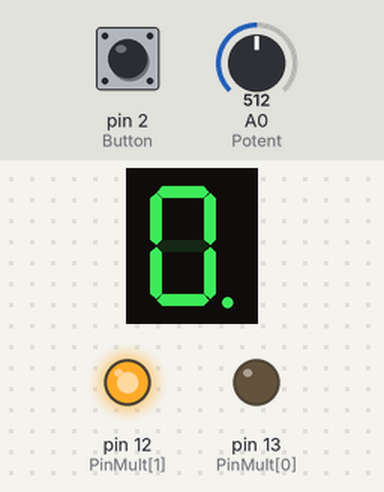
The sketch below on a simulated Arduino Uno, built with avr-gcc and run on an emulated ATmega328P. Shown: 1-digit seven-segment display, output pins drawn as LEDs (lit = HIGH). Wiring (inferred from the names in the program): 1-digit 7-segment display, segments lit when HIGH: segments pin 3, pin 4, pin 5, pin 6, pin 7, pin 8, pin 9, pin 10. Dashed ring = blinking. The test bench sets the inputs (shaded band); at power-on: pin 2 (Button) HIGH, A0 (Potent) = 512. The segment pins are drawn as the display they are named for; pins used as bus, display or sensor lines are not drawn.

Above: at 1.1 s.
1.7 s: pin 2 (Button) pulled LOW for 0.3 s
3.6 s: A0 (Potent) set to 0
At 4.69 s:
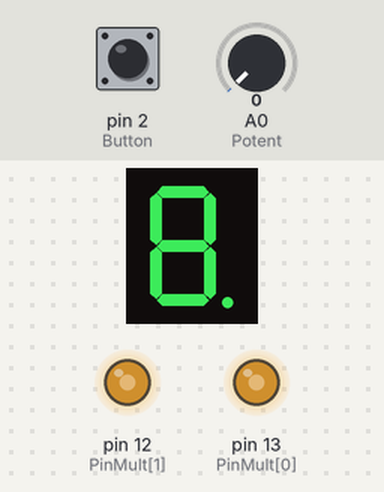
6.0 s: A0 (Potent) set to 69
At 6.8 s:
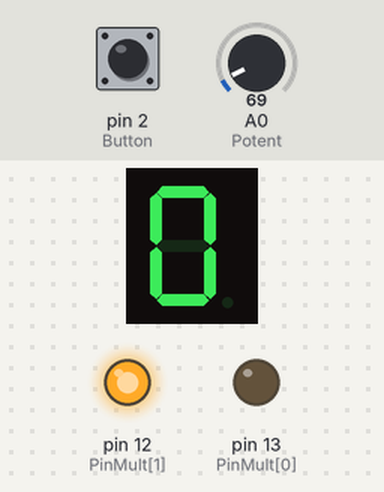
7.7 s: A0 (Potent) set to 0
11.8 s: A0 (Potent) set to 716
At 13.8 s:
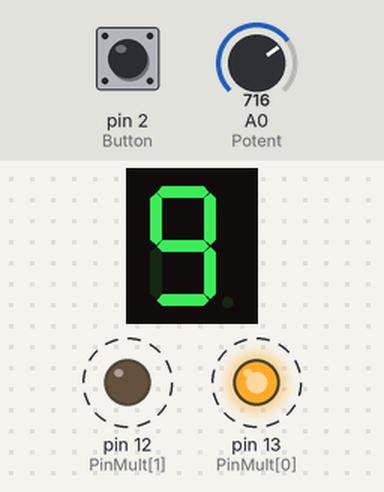
15.9 s: A0 (Potent) set to 0
At 16.91 s:
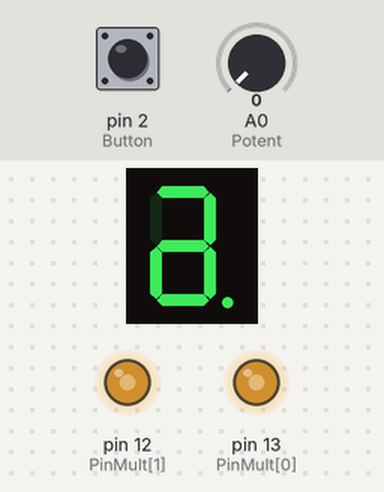
Timing chart, 0 to 18.9 s (numbered marks = the images above; inputs shaded):
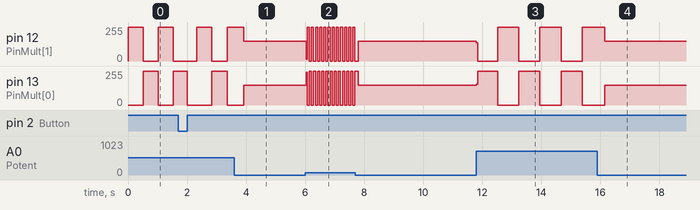

The sketch:

ContadorRev03.ino
```cpp
// -- Variaveis Globais --

const short int Potent = A0; // pino com o poteciometro.
const short int Button = 2; // pino com ligado ao botão que gerara interrupção

const short int Segment[8] = {3,4,5,6,7,8,9,10}; // Array com os pinos correspondente do display de segmentos.
const short int PinMult[2] = {13,12}; // pinos ligados no catodo comum dos displays.

unsigned short int PreMill[3] = {0,0,0}; // Array que será utlizado para controle do delay.
unsigned short int CurrMill = 0; // Variavel que será utitilizado para controle do delay.

short int Count = 0; // Variavel que será utilizado como contador.

bool Pause = true; // Pausa a contagem.

// -- Prototipos --

void Prio(); // função que sera executada na interrupção. Acendera cada segmento no tempo de 250 milessegundos.
void Increment(); // Função responsavel por incrementar o contador e tratar quando voltar o valor para zero.
void EnabSeg(short int Num); // sera responsavel por habilitar ou desabilitar os segmentos de acordo com numero informado.
void EnabDev(short int St); // Esta função Habilitara ou Desabilitara ambos os displays com base no parametro St.
void EnabDev(short int Pin, short int St); // função sera responsavel em ligar ou desligar o display com base no paramentro Num (Define qual display).
void ClearAll();   // Desabilita os segmentos que estiverem habilitados.
// -- --

void setup() {

  for ( short int i = 0; i <= 1; i++ ) { // Sera utilizado para definir os pinos que ligam o display
    pinMode(PinMult[i],OUTPUT); // Define os pinos do array como OUTPUT.
    digitalWrite(PinMult[i],!LOW); // Inializa com os dipslays desligados.
  }

  for ( short int i = 0; i <= 7; i++ ) // será utilizado para definir os pinos como saida para o display de segmento.
    pinMode(Segment[i], OUTPUT);  //inicializando os pinos como saida.

  pinMode(Button,INPUT_PULLUP); // Habilitando Pino 2 como entrada com resistor PULLUP para botão.
  pinMode(Potent,INPUT); // Habilitando o pino A0 como entrada para poteciomentro

  attachInterrupt(digitalPinToInterrupt(Button), Prio, RISING); // Definindo que o botão será utilizado para interrupção quando o botão sair estado baixo para alto.
}

void loop() {
  CurrMill = millis(); // carregando a variavel com valor da função millis. Retorna quanto tempo o arduino esta ligado em milessegundos.

  if ( Pause ) // se verdadeiro faz com que a contagem pare
    PreMill[0] = CurrMill; // armazena o valor atual da varivel mills. Faz com que a diferença entre CurrMill e Premill[0] seja zero, assim quando retorna a contagem, o contador não sera incrementado imediatamente.

  else if ( CurrMill - PreMill[0] >= 1000 ) { // se tiver passado 1 segundo executa procedimentos.
    Increment(); // incremeta contador.
    PreMill[0] = CurrMill; // armazena o valor atual da varivel mills. Isso fara que creça a diferença entre a variavel CurrMill e Premill[0], permitindo a comparação acima.
  }

  if ( (CurrMill - PreMill[1] >= 300) && (CurrMill - PreMill[2] <= 3000) ) { // a cada 300 milessegundos, isso é caso o botão não tenha sido pressionado por 3000 milessegundos ele acende ou apaga o segmento DP
    digitalWrite(Segment[7], !digitalRead(Segment[7])); // define ligado ou desligado para segmento DP.
    PreMill[1] = CurrMill; // armazena o valor atual da varivel mills. Isso fara que haja diferença no intervalo na hora comparar as variaveis.
  }

  else if ( (digitalRead(Segment[7]) == LOW) && (CurrMill - PreMill[2] >= 3000) )
    digitalWrite(Segment[7], !digitalRead(Segment[7])); // liga o segmento DP caso esteja desligado. Isso permitira identificar visualmente quando deverar solta o botão para zerar o contador.

  if ( digitalRead(Button) != 0 ) // se botão for precionado o vetor PreMill[2], deixara de ser atualizado, fazendo com que creça a diferença entre PreMill[2] e CurrMill. Permitindo identificar quanto tempo o botão foi pressionado.
    PreMill[2] = CurrMill; // armazena o valor atual da varivel mills. Permite faz com que a diferença seja zero, permitindo a veriguar se é somente pausar ou pausar e zerar a contagem.

  EnabSeg(Count); // exibe o numero no display.
}

void Prio() {
  ClearAll(); // Desativa os segmentos que estão habilitados.
  EnabDev(HIGH); // Habilita ambos os displays

  for ( short int i = 0; i < 7; i++ ) {
    digitalWrite(Segment[i], HIGH); // habilita o segmento.

    delay(10000); // gera um delay.

    digitalWrite(Segment[i], LOW); // desabilita o segmento.
  }

  EnabDev(LOW); // Desabilita ambos os displays

  if ( CurrMill - PreMill[2] >= 3000 ) { // Verifica se o botão foi segurado por 3 segundos.
    if ( !Pause )
      Pause = !Pause; // Altera o valor da variavel para que contador seja pausado

    Count = 0; // zera contador.
  }

  else
    Pause = !Pause;
}

void Increment() {
  Count++; // incrementa o contador

  if ( Count > 59 ) // zera o contador caso ultrapasse o valor 59.
    Count = 0; // incrementa contador[0]
}

void EnabSeg(short int Num) {
  // matriz que contem os esquemas de exibição dos numeros no display.
  // As linhas corresponde o "numero", enquanto as colunas contem status
  // dos pinos ({3,4,5,6,7,8,9}) que formarão o numero no display.

  short int State[10][7] = {{1,1,1,1,1,1,0},  // Numero 0
                            {0,1,1,0,0,0,0},  // Numero 1
                            {1,1,0,1,1,0,1},  // Numero 2
                            {1,1,1,1,0,0,1},  // Numero 3
                            {0,1,1,0,0,1,1},  // Numero 4
                            {1,0,1,1,0,1,1},  // Numero 5
                            {1,0,1,1,1,1,1},  // Numero 6
                            {1,1,1,0,0,1,0},  // Numero 7
                            {1,1,1,1,1,1,1},  // Numero 8
                            {1,1,1,1,0,1,1}}; // Numero 9

  short int Disp[2] = {Num/10,Num%10}; // separa a dezena e a unidade nas respectivas posições do vetor.

  for ( short int i = 0; i<= 1; i++ ) { // sera responsavel por indicar qual display habilitar e desabilitar.
    for ( short int j = 0; j < 7; j++ ) { // responsavel por acender os segmentos de acordo com valor passado para função
      digitalWrite(Segment[j], State[Disp[i]][j]); // exibe o numero de acordo com esquema salvo na matriz.
    }

    EnabDev(i,HIGH); EnabDev(i,LOW); // habilita o display[i] 1 milessegundo e depois o desabilita.
  }
}

void EnabDev(short int St) {
  for ( short int x = 0; x <= 1; x++ )
    digitalWrite(PinMult[x],!St);
}

void EnabDev(short int Pin, short int St) {
  short int Delay = analogRead(Potent) + 1; // Poteciômetro sera utilizado para controlar a taxa de atualização.

  digitalWrite(PinMult[Pin],!St); // escreve o status do pino

  if ( !St == LOW )
    delay(Delay); // Aplica delay, conforme o valor do poteciometro.
}

void ClearAll() {
  for ( short int i = 0; i <= 7; i++ ) // percorre cada segmento.
    if ( digitalRead(Segment[i]) == HIGH ) // se o segmento estiver habilitado, devera desabilitar.
      digitalWrite(Segment[i],LOW); // desabilita o segmento.
}
```

Measured:
- after the input at 6.0 s, pin 12 (PinMult[1]): 147/255 → 15/255 at once, then repeats every 0.13 s: 255/255 0.06 s, 0/255 0.07 s; pin 13 (PinMult[0]): 148/255 → 244/255 at once, then repeats every 0.13 s: 0/255 0.06 s, 255/255 0.07 s; the display: first changes after 0.07 s (image 2 shows a later state)
- after the input at 11.8 s, pin 12 (PinMult[1]), pin 13 (PinMult[0]): alternates 255/255 for 0.72 s and 0/255 for 0.72 s, starting at once
- what the display in image 3 shows lasts 0.8 s, from 13.2 s to 14.0 s
